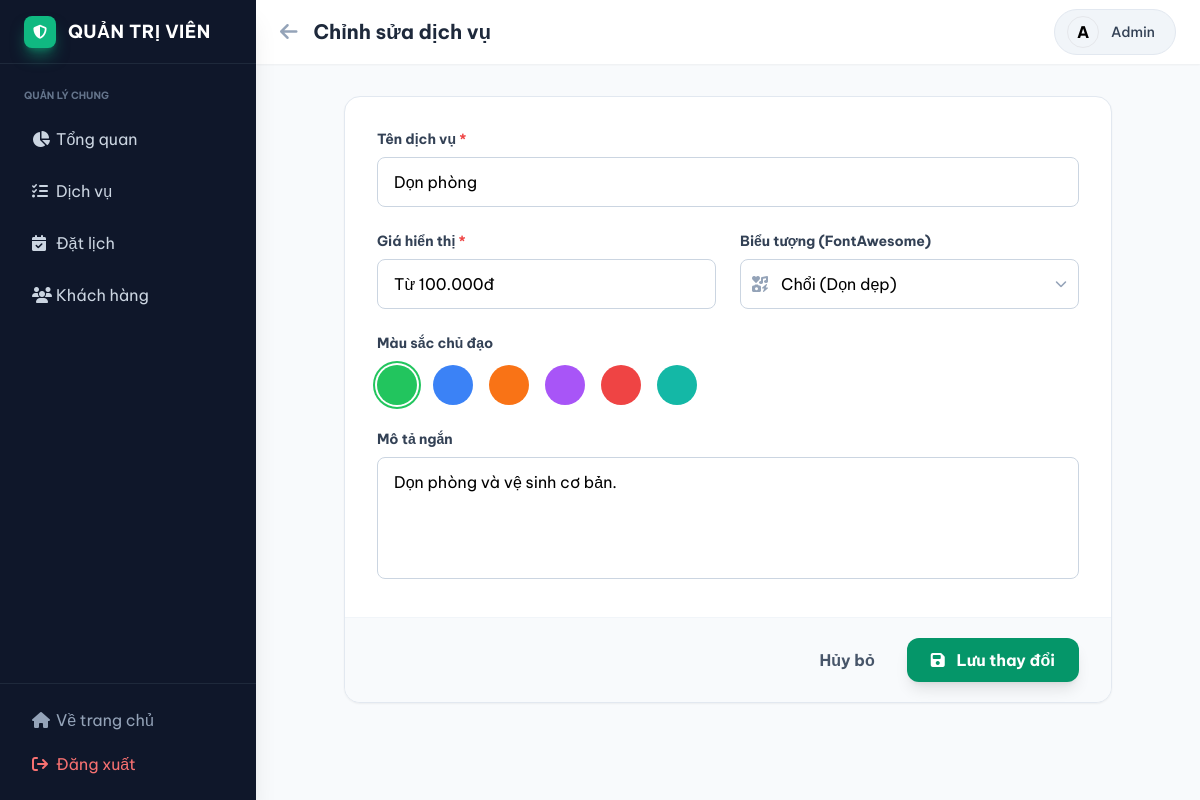
The page /admin/actions/edit_service.php?id=1 on the database its author committed.
### tables this page shows
CREATE TABLE `services` (
  `id` int(11) NOT NULL,
  `name` varchar(100) NOT NULL,
  `description` text DEFAULT NULL,
  `price_text` varchar(50) DEFAULT NULL,
  `price_value` decimal(10,2) NOT NULL,
  `icon` varchar(50) DEFAULT NULL,
  `bg_color` varchar(50) DEFAULT 'bg-brand-50',
  `text_color` varchar(50) DEFAULT 'text-brand-600',
  `created_at` timestamp NOT NULL DEFAULT current_timestamp()
);

### admin/actions/edit_service.php (the view, shortened to what this page needs)
<?php
$database = new Database();
$db = $database->getConnection();
$id = isset($_GET['id']) ? $_GET['id'] : die('ERROR: Missing ID.');
$query = "SELECT * FROM services WHERE id = ? LIMIT 0,1";
$stmt = $db->prepare($query);
$stmt->bindParam(1, $id);
$stmt->execute();
$service = $stmt->fetch(PDO::FETCH_ASSOC);
?>
<!DOCTYPE html>
<html lang="vi">
<head>
    <script src="https://cdn.tailwindcss.com"></script>
    <link href="https://cdnjs.cloudflare.com/ajax/libs/font-awesome/6.4.0/css/all.min.css" rel="stylesheet">
</head>
<body class="bg-slate-50 flex h-screen overflow-hidden">
    <?php include __DIR__ . '/../includes/sidebar.php'; ?>
    <div class="flex-1 flex flex-col min-w-0 overflow-hidden">
        <header class="bg-white shadow-sm h-16 flex items-center justify-between px-6 z-10">
            <div class="flex items-center">
                <a href="/GiupViecNhanh/admin/services.php" class="mr-4 text-slate-400 hover:text-slate-600 transition">
                    <i class="fa-solid fa-arrow-left text-xl"></i>
                </a>
                <h2 class="text-xl font-bold text-slate-800">Chỉnh sửa dịch vụ</h2>
            </div>
            <div class="flex items-center gap-3">
                <div class="flex items-center bg-slate-100 px-3 py-1.5 rounded-full border border-slate-200">
                    <div class="w-8 h-8 rounded-full bg-brand-100 flex items-center justify-center text-brand-700 font-bold mr-3 border border-brand-200">
                        A
                    </div>
                    <span class="font-medium text-sm text-slate-700 mr-2">
                        <?php echo htmlspecialchars($_SESSION['user']['name'] ?? 'Admin'); ?>
                    </span>
                </div>
            </div>
        </header>
        <main class="flex-1 overflow-y-auto p-6 lg:p-8">
            <div class="max-w-3xl mx-auto">
                <form method="POST" action="edit_service.php?id=<?php echo $id; ?>" class="bg-white rounded-2xl shadow-sm border border-slate-200 overflow-hidden">
                    <div class="p-8 space-y-6">
                        <div>
                            <label class="block text-slate-700 font-bold mb-2 text-sm">Tên dịch vụ <span class="text-red-500">*</span></label>
                            <input type="text" name="name" value="<?php echo htmlspecialchars($service['name']); ?>" class="w-full px-4 py-3 rounded-lg border border-slate-300 focus:border-brand-500 focus:ring-4 focus:ring-brand-500/10 outline-none transition" required>
                        </div>
                        <div class="grid grid-cols-1 md:grid-cols-2 gap-6">
                            <div>
                                <label class="block text-slate-700 font-bold mb-2 text-sm">Giá hiển thị <span class="text-red-500">*</span></label>
                                <input type="text" name="price_text" value="<?php echo htmlspecialchars($service['price_text']); ?>" class="w-full px-4 py-3 rounded-lg border border-slate-300 focus:border-brand-500 focus:ring-4 focus:ring-brand-500/10 outline-none transition" required>
                            </div>
                            <div>
                                <label class="block text-slate-700 font-bold mb-2 text-sm">Biểu tượng (FontAwesome)</label>
                                <div class="relative">
                                    <div class="absolute inset-y-0 left-0 pl-3 flex items-center pointer-events-none text-slate-400">
                                    </div>
                                    <select name="icon" class="w-full pl-10 pr-4 py-3 rounded-lg border border-slate-300 focus:border-brand-500 focus:ring-4 focus:ring-brand-500/10 outline-none transition appearance-none bg-white">
                                        <?php
                                            $icons = [
                                                'fa-broom' => 'Chổi (Dọn dẹp)',
                                                'fa-shirt' => 'Áo (Giặt ủi)',
                                                'fa-utensils' => 'Dụng cụ ăn (Nấu ăn)',
                                                'fa-couch' => 'Ghế Sofa',
                                                'fa-snowflake' => 'Tuyết (Máy lạnh)',
                                                'fa-bug' => 'Côn trùng',
                                                'fa-tree' => 'Cây cối',
                                                'fa-bolt' => 'Điện nước',
                                                'fa-star' => 'Ngôi sao (Mặc định)'
                                            ];
                                            foreach ($icons as $val => $label) {
                                                $selected = ($service['icon'] === $val) ? 'selected' : '';
                                                echo "<option value='$val' $selected>$label</option>";
                                            }
                                        ?>
                                    </select>
                                    <div class="absolute inset-y-0 right-0 pr-3 flex items-center pointer-events-none text-slate-400">
                                    </div>
                                </div>
                            </div>
                        </div>
                        <div>
                            <label class="block text-slate-700 font-bold mb-3 text-sm">Màu sắc chủ đạo</label>
                            <div class="flex flex-wrap gap-4">
                                <?php
                                    $colors = ['green', 'blue', 'orange', 'purple', 'red', 'teal'];
                                    foreach ($colors as $color):
                                ?>
                                <label class="cursor-pointer">
                                    <div class="w-10 h-10 rounded-full bg-<?php echo $color; ?>-500 ring-2 ring-offset-2 ring-transparent peer-checked:ring-<?php echo $color; ?>-500 hover:scale-110 transition flex items-center justify-center text-white">
                                    </div>
                                </label>
                                <?php endforeach; ?>
                            </div>
                        </div>
                        <div>
                            <label class="block text-slate-700 font-bold mb-2 text-sm">Mô tả ngắn</label>
                            <textarea name="description" rows="4" class="w-full px-4 py-3 rounded-lg border border-slate-300 focus:border-brand-500 focus:ring-4 focus:ring-brand-500/10 outline-none transition resize-none"><?php echo htmlspecialchars($service['description']); ?></textarea>
                        </div>
                    </div>
                    <div class="bg-slate-50 px-8 py-5 border-t border-slate-100 flex items-center justify-end gap-3">
                        <a href="/GiupViecNhanh/admin/services.php" class="px-5 py-2.5 rounded-xl font-bold text-slate-600 hover:bg-slate-200 transition">Hủy bỏ</a>
                        <button type="submit" class="bg-brand-600 text-white px-6 py-2.5 rounded-xl font-bold hover:bg-brand-700 transition shadow-lg shadow-brand-200 transform hover:-translate-y-0.5">
                            <i class="fa-solid fa-save mr-2"></i> Lưu thay đổi
                        </button>
                    </div>
                </form>
            </div>
        </main>
    </div>
</body>
</html>

### admin/actions/edit_service.php (style rules this page uses)
body { font-family: 'Be Vietnam Pro', sans-serif; }

### rows shown on the page
services: name "Dọn phòng", price_text "Từ 100.000đ", description "Dọn phòng và vệ sinh cơ bản."

### other values the page prints
$_SESSION['user']['name'] "Admin"
form field icon "Chổi (Dọn dẹp)"
